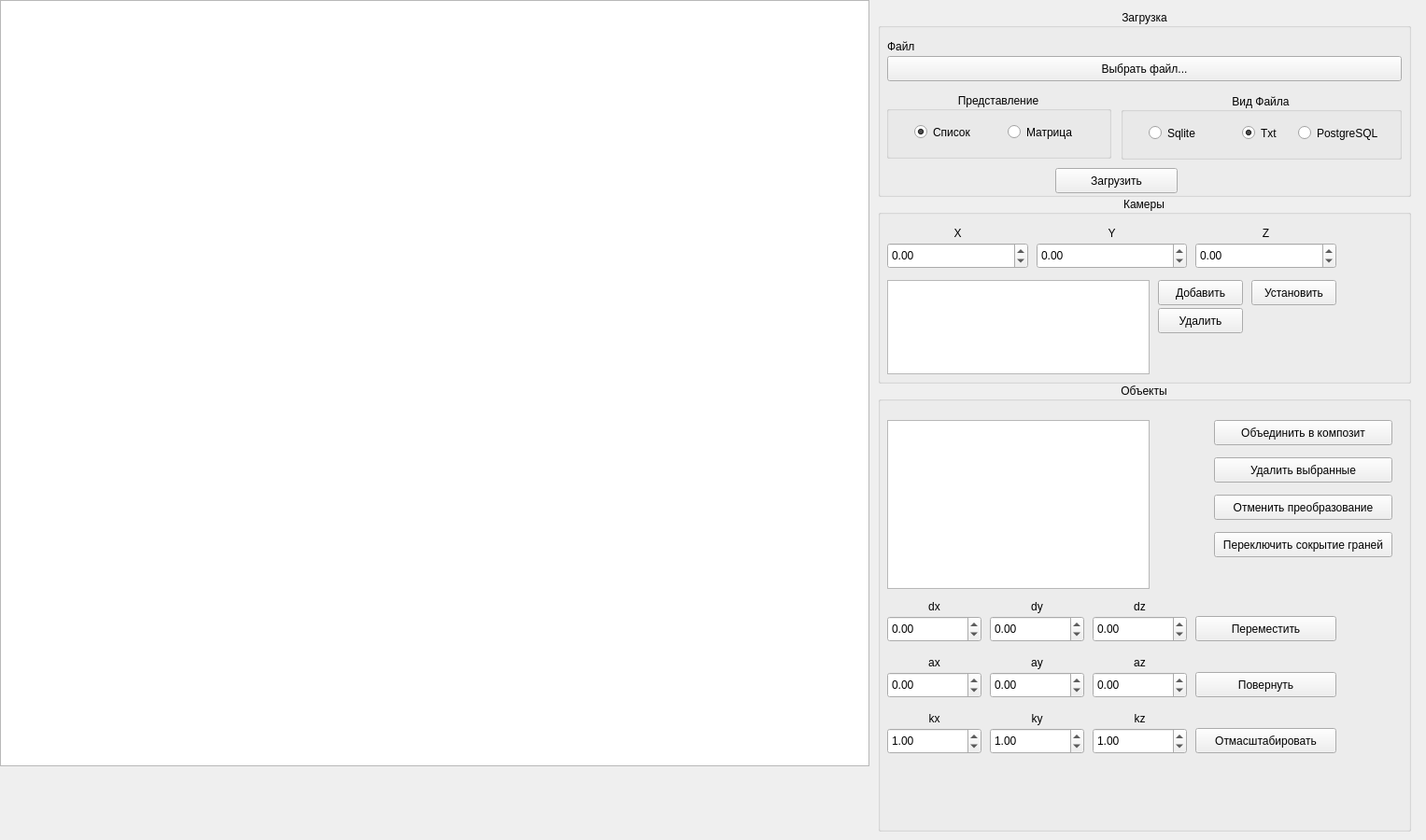
<?xml version="1.0" encoding="UTF-8"?>
<ui version="4.0">
 <class>MainWindow</class>
 <widget class="QMainWindow" name="MainWindow">
  <property name="geometry">
   <rect>
    <x>0</x>
    <y>0</y>
    <width>1527</width>
    <height>900</height>
   </rect>
  </property>
  <property name="windowTitle">
   <string>MainWindow</string>
  </property>
  <widget class="QWidget" name="centralwidget">
   <widget class="QGraphicsView" name="graphicsView">
    <property name="geometry">
     <rect>
      <x>0</x>
      <y>0</y>
      <width>931</width>
      <height>821</height>
     </rect>
    </property>
   </widget>
   <widget class="QGroupBox" name="loadGroupBox">
    <property name="geometry">
     <rect>
      <x>940</x>
      <y>10</y>
      <width>571</width>
      <height>201</height>
     </rect>
    </property>
    <property name="title">
     <string>Загрузка</string>
    </property>
    <property name="alignment">
     <set>Qt::AlignmentFlag::AlignCenter</set>
    </property>
    <widget class="QGroupBox" name="typeGroupBOx">
     <property name="geometry">
      <rect>
       <x>9</x>
       <y>89</y>
       <width>241</width>
       <height>71</height>
      </rect>
     </property>
     <property name="title">
      <string>Представление</string>
     </property>
     <property name="alignment">
      <set>Qt::AlignmentFlag::AlignCenter</set>
     </property>
     <widget class="QRadioButton" name="listRadioButton">
      <property name="geometry">
       <rect>
        <x>30</x>
        <y>30</y>
        <width>81</width>
        <height>25</height>
       </rect>
      </property>
      <property name="text">
       <string>Список</string>
      </property>
      <property name="checked">
       <bool>true</bool>
      </property>
     </widget>
     <widget class="QRadioButton" name="matrixRadioButton">
      <property name="geometry">
       <rect>
        <x>130</x>
        <y>30</y>
        <width>81</width>
        <height>25</height>
       </rect>
      </property>
      <property name="text">
       <string>Матрица</string>
      </property>
     </widget>
    </widget>
    <widget class="QPushButton" name="fileSelectButton">
     <property name="geometry">
      <rect>
       <x>10</x>
       <y>50</y>
       <width>551</width>
       <height>27</height>
      </rect>
     </property>
     <property name="text">
      <string>Выбрать файл...</string>
     </property>
    </widget>
    <widget class="QLabel" name="label">
     <property name="geometry">
      <rect>
       <x>10</x>
       <y>30</y>
       <width>321</width>
       <height>19</height>
      </rect>
     </property>
     <property name="text">
      <string>Файл</string>
     </property>
    </widget>
    <widget class="QPushButton" name="loadPushButton">
     <property name="geometry">
      <rect>
       <x>190</x>
       <y>170</y>
       <width>131</width>
       <height>27</height>
      </rect>
     </property>
     <property name="text">
      <string>Загрузить</string>
     </property>
    </widget>
    <widget class="QGroupBox" name="fileGroupBox">
     <property name="geometry">
      <rect>
       <x>260</x>
       <y>90</y>
       <width>301</width>
       <height>71</height>
      </rect>
     </property>
     <property name="title">
      <string>Вид Файла</string>
     </property>
     <property name="alignment">
      <set>Qt::AlignmentFlag::AlignCenter</set>
     </property>
     <widget class="QRadioButton" name="sqliteRadioButton">
      <property name="geometry">
       <rect>
        <x>30</x>
        <y>30</y>
        <width>81</width>
        <height>25</height>
       </rect>
      </property>
      <property name="text">
       <string>Sqlite</string>
      </property>
      <property name="checked">
       <bool>false</bool>
      </property>
     </widget>
     <widget class="QRadioButton" name="txtRadioButton">
      <property name="geometry">
       <rect>
        <x>130</x>
        <y>30</y>
        <width>81</width>
        <height>25</height>
       </rect>
      </property>
      <property name="text">
       <string>Txt</string>
      </property>
      <property name="checked">
       <bool>true</bool>
      </property>
     </widget>
     <widget class="QRadioButton" name="postgresqlRadioButton">
      <property name="geometry">
       <rect>
        <x>190</x>
        <y>30</y>
        <width>101</width>
        <height>25</height>
       </rect>
      </property>
      <property name="text">
       <string>PostgreSQL</string>
      </property>
      <property name="checked">
       <bool>false</bool>
      </property>
     </widget>
    </widget>
   </widget>
   <widget class="QGroupBox" name="cameraGroupBox">
    <property name="geometry">
     <rect>
      <x>940</x>
      <y>210</y>
      <width>571</width>
      <height>201</height>
     </rect>
    </property>
    <property name="title">
     <string>Камеры</string>
    </property>
    <property name="alignment">
     <set>Qt::AlignmentFlag::AlignCenter</set>
    </property>
    <widget class="QDoubleSpinBox" name="cameraXSpin">
     <property name="geometry">
      <rect>
       <x>10</x>
       <y>50</y>
       <width>151</width>
       <height>28</height>
      </rect>
     </property>
     <property name="minimum">
      <double>-500.000000000000000</double>
     </property>
     <property name="maximum">
      <double>500.000000000000000</double>
     </property>
    </widget>
    <widget class="QDoubleSpinBox" name="cameraZSpin">
     <property name="geometry">
      <rect>
       <x>340</x>
       <y>50</y>
       <width>151</width>
       <height>28</height>
      </rect>
     </property>
     <property name="minimum">
      <double>-500.000000000000000</double>
     </property>
     <property name="maximum">
      <double>500.000000000000000</double>
     </property>
    </widget>
    <widget class="QDoubleSpinBox" name="cameraYSpin">
     <property name="geometry">
      <rect>
       <x>170</x>
       <y>50</y>
       <width>161</width>
       <height>28</height>
      </rect>
     </property>
     <property name="minimum">
      <double>-500.000000000000000</double>
     </property>
     <property name="maximum">
      <double>500.000000000000000</double>
     </property>
    </widget>
    <widget class="QPushButton" name="cameraAddPushbutton">
     <property name="geometry">
      <rect>
       <x>300</x>
       <y>90</y>
       <width>91</width>
       <height>27</height>
      </rect>
     </property>
     <property name="text">
      <string>Добавить</string>
     </property>
    </widget>
    <widget class="QListWidget" name="cameraListWidget">
     <property name="geometry">
      <rect>
       <x>10</x>
       <y>90</y>
       <width>281</width>
       <height>101</height>
      </rect>
     </property>
    </widget>
    <widget class="QPushButton" name="cameraSetPushbutton">
     <property name="geometry">
      <rect>
       <x>400</x>
       <y>90</y>
       <width>91</width>
       <height>27</height>
      </rect>
     </property>
     <property name="text">
      <string>Установить</string>
     </property>
    </widget>
    <widget class="QPushButton" name="cameraDeletePushbutton">
     <property name="geometry">
      <rect>
       <x>300</x>
       <y>120</y>
       <width>91</width>
       <height>27</height>
      </rect>
     </property>
     <property name="text">
      <string>Удалить</string>
     </property>
    </widget>
    <!-- <widget class="QPushButton" name="cameraMoveButton">
     <property name="geometry">
      <rect>
       <x>300</x>
       <y>150</y>
       <width>91</width>
       <height>27</height>
      </rect>
     </property>
     <property name="text">
      <string>Переместить</string>
     </property>
    </widget> -->
    <widget class="QLabel" name="label_2">
     <property name="geometry">
      <rect>
       <x>10</x>
       <y>30</y>
       <width>151</width>
       <height>20</height>
      </rect>
     </property>
     <property name="text">
      <string>X</string>
     </property>
     <property name="alignment">
      <set>Qt::AlignmentFlag::AlignCenter</set>
     </property>
    </widget>
    <widget class="QLabel" name="label_3">
     <property name="geometry">
      <rect>
       <x>175</x>
       <y>30</y>
       <width>151</width>
       <height>20</height>
      </rect>
     </property>
     <property name="text">
      <string>Y</string>
     </property>
     <property name="alignment">
      <set>Qt::AlignmentFlag::AlignCenter</set>
     </property>
    </widget>
    <widget class="QLabel" name="label_4">
     <property name="geometry">
      <rect>
       <x>345</x>
       <y>30</y>
       <width>141</width>
       <height>20</height>
      </rect>
     </property>
     <property name="text">
      <string>Z</string>
     </property>
     <property name="alignment">
      <set>Qt::AlignmentFlag::AlignCenter</set>
     </property>
    </widget>
   </widget>
   <widget class="QGroupBox" name="objectGroupBox">
    <property name="geometry">
     <rect>
      <x>940</x>
      <y>410</y>
      <width>571</width>
      <height>481</height>
     </rect>
    </property>
    <property name="title">
     <string>Объекты</string>
    </property>
    <property name="alignment">
     <set>Qt::AlignmentFlag::AlignCenter</set>
    </property>
    <widget class="QListWidget" name="objectListWidget">
     <property name="geometry">
      <rect>
       <x>10</x>
       <y>40</y>
       <width>281</width>
       <height>181</height>
      </rect>
     </property>
     <property name="selectionMode">
      <enum>QAbstractItemView::SelectionMode::ExtendedSelection</enum>
     </property>
    </widget>
    <widget class="QDoubleSpinBox" name="obkectMoveXSpin">
     <property name="geometry">
      <rect>
       <x>10</x>
       <y>250</y>
       <width>101</width>
       <height>28</height>
      </rect>
     </property>
     <property name="minimum">
      <double>-500.000000000000000</double>
     </property>
     <property name="maximum">
      <double>500.000000000000000</double>
     </property>
    </widget>
    <widget class="QDoubleSpinBox" name="objectScaleXSpin">
     <property name="geometry">
      <rect>
       <x>10</x>
       <y>370</y>
       <width>101</width>
       <height>28</height>
      </rect>
     </property>
     <property name="minimum">
      <double>-100.000000000000000</double>
     </property>
     <property name="maximum">
      <double>100.000000000000000</double>
     </property>
     <property name="value">
      <double>1.000000000000000</double>
     </property>
    </widget>
    <widget class="QDoubleSpinBox" name="objectRotateXSpin">
     <property name="geometry">
      <rect>
       <x>10</x>
       <y>310</y>
       <width>101</width>
       <height>28</height>
      </rect>
     </property>
     <property name="minimum">
      <double>-360.000000000000000</double>
     </property>
     <property name="maximum">
      <double>360.000000000000000</double>
     </property>
    </widget>
    <widget class="QDoubleSpinBox" name="objectMoveYSpin">
     <property name="geometry">
      <rect>
       <x>120</x>
       <y>250</y>
       <width>101</width>
       <height>28</height>
      </rect>
     </property>
     <property name="minimum">
      <double>-490.000000000000000</double>
     </property>
     <property name="maximum">
      <double>500.000000000000000</double>
     </property>
    </widget>
    <widget class="QDoubleSpinBox" name="objectRotateYSpin">
     <property name="geometry">
      <rect>
       <x>120</x>
       <y>310</y>
       <width>101</width>
       <height>28</height>
      </rect>
     </property>
     <property name="minimum">
      <double>-360.000000000000000</double>
     </property>
     <property name="maximum">
      <double>360.000000000000000</double>
     </property>
    </widget>
    <widget class="QDoubleSpinBox" name="objectScaleYSpin">
     <property name="geometry">
      <rect>
       <x>120</x>
       <y>370</y>
       <width>101</width>
       <height>28</height>
      </rect>
     </property>
     <property name="minimum">
      <double>-100.000000000000000</double>
     </property>
     <property name="maximum">
      <double>100.000000000000000</double>
     </property>
     <property name="value">
      <double>1.000000000000000</double>
     </property>
    </widget>
    <widget class="QDoubleSpinBox" name="objectMoveZSpin">
     <property name="geometry">
      <rect>
       <x>230</x>
       <y>250</y>
       <width>101</width>
       <height>28</height>
      </rect>
     </property>
     <property name="minimum">
      <double>-490.000000000000000</double>
     </property>
     <property name="maximum">
      <double>500.000000000000000</double>
     </property>
    </widget>
    <widget class="QDoubleSpinBox" name="objectRotateZSpin">
     <property name="geometry">
      <rect>
       <x>230</x>
       <y>310</y>
       <width>101</width>
       <height>28</height>
      </rect>
     </property>
     <property name="minimum">
      <double>-360.000000000000000</double>
     </property>
     <property name="maximum">
      <double>360.000000000000000</double>
     </property>
    </widget>
    <widget class="QDoubleSpinBox" name="objectScaleZSpin">
     <property name="geometry">
      <rect>
       <x>230</x>
       <y>370</y>
       <width>101</width>
       <height>28</height>
      </rect>
     </property>
     <property name="minimum">
      <double>-100.000000000000000</double>
     </property>
     <property name="maximum">
      <double>100.000000000000000</double>
     </property>
     <property name="value">
      <double>1.000000000000000</double>
     </property>
    </widget>
    <widget class="QPushButton" name="objectDeletePushbutton">
     <property name="geometry">
      <rect>
       <x>360</x>
       <y>80</y>
       <width>191</width>
       <height>27</height>
      </rect>
     </property>
     <property name="text">
      <string>Удалить выбранные</string>
     </property>
    </widget>
    <widget class="QPushButton" name="objectCompositePushbutton">
     <property name="geometry">
      <rect>
       <x>360</x>
       <y>40</y>
       <width>191</width>
       <height>27</height>
      </rect>
     </property>
     <property name="text">
      <string>Объединить в композит</string>
     </property>
    </widget>
    <widget class="QLabel" name="label_5">
     <property name="geometry">
      <rect>
       <x>10</x>
       <y>230</y>
       <width>101</width>
       <height>19</height>
      </rect>
     </property>
     <property name="text">
      <string>dx</string>
     </property>
     <property name="alignment">
      <set>Qt::AlignmentFlag::AlignCenter</set>
     </property>
    </widget>
    <widget class="QLabel" name="label_6">
     <property name="geometry">
      <rect>
       <x>10</x>
       <y>290</y>
       <width>101</width>
       <height>19</height>
      </rect>
     </property>
     <property name="text">
      <string>ax</string>
     </property>
     <property name="alignment">
      <set>Qt::AlignmentFlag::AlignCenter</set>
     </property>
    </widget>
    <widget class="QLabel" name="label_7">
     <property name="geometry">
      <rect>
       <x>10</x>
       <y>350</y>
       <width>101</width>
       <height>19</height>
      </rect>
     </property>
     <property name="text">
      <string>kx</string>
     </property>
     <property name="alignment">
      <set>Qt::AlignmentFlag::AlignCenter</set>
     </property>
    </widget>
    <widget class="QLabel" name="label_8">
     <property name="geometry">
      <rect>
       <x>120</x>
       <y>230</y>
       <width>101</width>
       <height>19</height>
      </rect>
     </property>
     <property name="text">
      <string>dy</string>
     </property>
     <property name="alignment">
      <set>Qt::AlignmentFlag::AlignCenter</set>
     </property>
    </widget>
    <widget class="QLabel" name="label_9">
     <property name="geometry">
      <rect>
       <x>120</x>
       <y>350</y>
       <width>101</width>
       <height>19</height>
      </rect>
     </property>
     <property name="text">
      <string>ky</string>
     </property>
     <property name="alignment">
      <set>Qt::AlignmentFlag::AlignCenter</set>
     </property>
    </widget>
    <widget class="QLabel" name="label_10">
     <property name="geometry">
      <rect>
       <x>120</x>
       <y>290</y>
       <width>101</width>
       <height>19</height>
      </rect>
     </property>
     <property name="text">
      <string>ay</string>
     </property>
     <property name="alignment">
      <set>Qt::AlignmentFlag::AlignCenter</set>
     </property>
    </widget>
    <widget class="QLabel" name="label_11">
     <property name="geometry">
      <rect>
       <x>230</x>
       <y>290</y>
       <width>101</width>
       <height>19</height>
      </rect>
     </property>
     <property name="text">
      <string>az</string>
     </property>
     <property name="alignment">
      <set>Qt::AlignmentFlag::AlignCenter</set>
     </property>
    </widget>
    <widget class="QLabel" name="label_12">
     <property name="geometry">
      <rect>
       <x>230</x>
       <y>230</y>
       <width>101</width>
       <height>19</height>
      </rect>
     </property>
     <property name="text">
      <string>dz</string>
     </property>
     <property name="alignment">
      <set>Qt::AlignmentFlag::AlignCenter</set>
     </property>
    </widget>
    <widget class="QLabel" name="label_13">
     <property name="geometry">
      <rect>
       <x>230</x>
       <y>350</y>
       <width>101</width>
       <height>19</height>
      </rect>
     </property>
     <property name="text">
      <string>kz</string>
     </property>
     <property name="alignment">
      <set>Qt::AlignmentFlag::AlignCenter</set>
     </property>
    </widget>
    <widget class="QPushButton" name="objectMovePushbutton">
     <property name="geometry">
      <rect>
       <x>340</x>
       <y>250</y>
       <width>151</width>
       <height>27</height>
      </rect>
     </property>
     <property name="text">
      <string>Переместить</string>
     </property>
    </widget>
    <widget class="QPushButton" name="objectRotatePushbutton">
     <property name="geometry">
      <rect>
       <x>340</x>
       <y>310</y>
       <width>151</width>
       <height>27</height>
      </rect>
     </property>
     <property name="text">
      <string>Повернуть</string>
     </property>
    </widget>
    <widget class="QPushButton" name="objectScalePushbutton">
     <property name="geometry">
      <rect>
       <x>340</x>
       <y>370</y>
       <width>151</width>
       <height>27</height>
      </rect>
     </property>
     <property name="text">
      <string>Отмасштабировать</string>
     </property>
    </widget>
    <widget class="QPushButton" name="undoLastTransformPushbutton">
     <property name="geometry">
      <rect>
       <x>360</x>
       <y>120</y>
       <width>191</width>
       <height>27</height>
      </rect>
     </property>
     <property name="text">
      <string>Отменить преобразование</string>
     </property>
    </widget>
    <widget class="QPushButton" name="toggleFaceCullingPushbutton">
     <property name="geometry">
      <rect>
       <x>360</x>
       <y>160</y>
       <width>191</width>
       <height>27</height>
      </rect>
     </property>
     <property name="text">
      <string>Переключить сокрытие граней</string>
     </property>
    </widget>
   </widget>
  </widget>
 </widget>
 <resources/>
 <connections/>
</ui>
